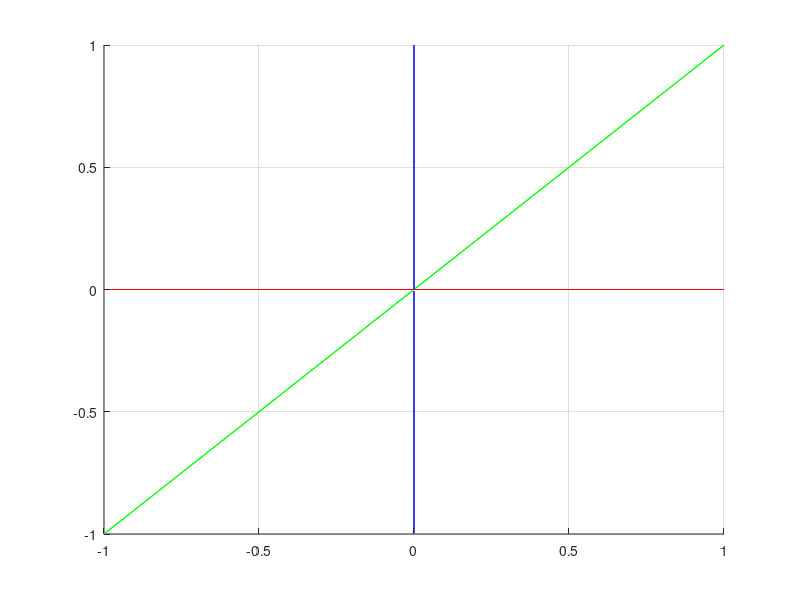
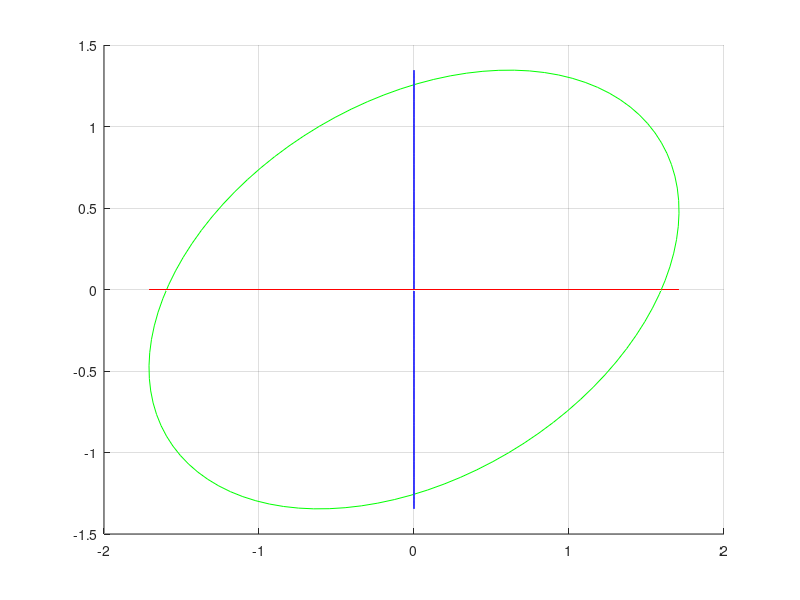

Here is the MATLAB script that generated these plots, in order:
close all;
clear;
clc;

c = 10; %speed of EM wave
lambda = 1; %wave length
z = 0; %z=0 mesure from a point with time
T = lambda/c; % c = Lambda/T -> T = Lambda/c
t = 0:T/100:T;% let time flow
%Amplitudes
Ex = 1;
Ey = 1;
% px - py = phase difference
px = 0;
py = 0;%T/4;

omega = 2*pi*c/lambda; %2pi/T
k = 2*pi/lambda;

ex = real(Ex*exp( 1i*(omega*(t + px) - k*z ) ));
ey = real(Ey*exp( 1i*(omega*(t + py) - k*z ) ));

%Jones vector
J1 = Ex*exp(1i*omega*px);
J2 = Ey*exp(1i*omega*py);

J = [ J1
      J2 ];

%normalized
%factor = (abs(J1)^2 + abs(J2)^2)^(0.5);
%J = J/factor; %normalized jones vector

p_theta_w4_1 = 35;
p_theta_w2_2 = 34;
p_theta_w4_3 = 12;

p_rad1 = pi*p_theta_w4_1/180;
p_rad2 = pi*p_theta_w2_2/180;
p_rad3 = pi*p_theta_w4_3/180;


polarizer_w4_1 = [ cos(p_rad1)^2 + 1i*(sin(p_rad1)^2)  (1-1i)*sin(p_rad1)*cos(p_rad1)
                 (1-1i)*sin(p_rad1)*cos(p_rad1)      sin(p_rad1)^2 + 1i*(cos(p_rad1)^2) ];
polarizer_w4_1 = polarizer_w4_1*exp(-1i*pi/4);

polarizer_w2_2 = [ cos(p_rad2)^2 - 1i*(sin(p_rad2)^2)  2*sin(p_rad2)*cos(p_rad2)
                 2*sin(p_rad2)*cos(p_rad2)           sin(p_rad2)^2 - 1i*(cos(p_rad2)^2) ];
polarizer_w2_2 = polarizer_w2_2*exp(-1i*pi/2);

polarizer_w4_3 = [ cos(p_rad3)^2 + 1i*(sin(p_rad3)^2)  (1-1i)*sin(p_rad3)*cos(p_rad3)
                 (1-1i)*sin(p_rad3)*cos(p_rad3)      sin(p_rad3)^2 + 1i*(cos(p_rad3)^2) ];
polarizer_w4_3 = polarizer_w4_3*exp(-1i*pi/4);

output = polarizer_w4_3*polarizer_w2_2*polarizer_w4_1*J;

ex_o = real(exp( 1i*(omega*t - k*z ))*output(1));
ey_o = real(exp( 1i*(omega*t - k*z ))*output(2));

figure(1),plot3(t,ex,t*0,'r',t,t*0,ey,'b',t,ex,ey,'g'),grid on,view(90,0);
figure(2),plot3(t,ex_o,t*0,'r',t,t*0,ey_o,'b',t,ex_o,ey_o,'g'),grid on,view(90,0);
